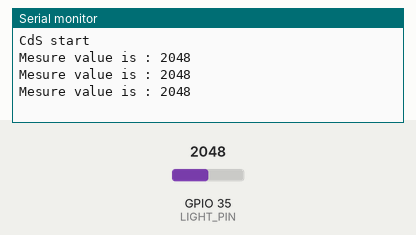
Simulated run of this sketch. Board: ESP32. On the bench: the last lines printed to the serial monitor. The test bench sets the inputs (shaded band); at power-on: GPIO 35 (LIGHT_PIN) = 2048.

Above: at 1.3 s.
1.4 s: GPIO 35 (LIGHT_PIN) set to 2866
At 1.9 s:
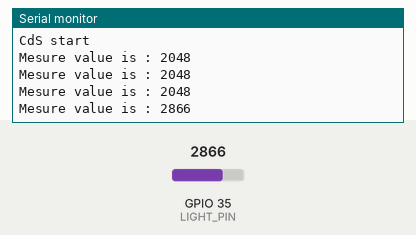
2.9 s: GPIO 35 (LIGHT_PIN) set to 3603
At 3.4 s:
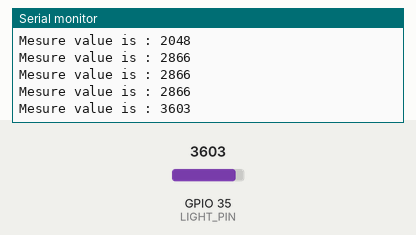
Timing chart, 0 to 5.9 s (numbered marks = the images above; inputs shaded):
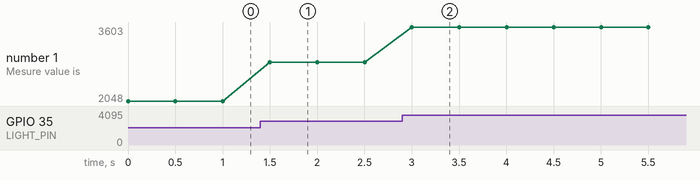

Measured:
- after the input at 1.4 s, the serial monitor: prints a new line after 0.10 s (image 1)
- after the input at 2.9 s, the serial monitor: prints a new line after 0.10 s (image 2)
- plotted number 1: 2048 → 2866 after the input at 1.4 s, 2866 → 3603 after the input at 2.9 s

The sketch:

cdsSensorMovingCheck.ino
```cpp
#define LIGHT_PIN 35    //ピン番号を指定

void setup() {
  Serial.begin(115200);
  Serial.println("CdS start");
  pinMode(LIGHT_PIN, INPUT);    //センサーピンのセット
}

void loop() {
  int Measurevalue;   //センサーの値を読み取るための変数を用意
  Measurevalue = analogRead(LIGHT_PIN);   //測定値を読みとる

  Serial.print("Mesure value is : ");   //表示して確認
  Serial.println(Measurevalue);

  delay(500);                           //遅延を入れて読み取り頻度を調整
}
```
